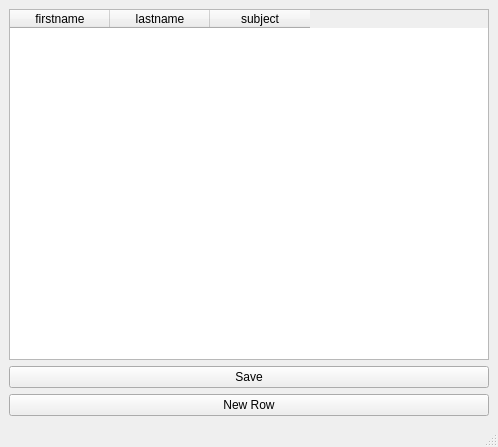
<?xml version="1.0" encoding="UTF-8"?>
<ui version="4.0">
 <class>MainWindow</class>
 <widget class="QMainWindow" name="MainWindow">
  <property name="geometry">
   <rect>
    <x>0</x>
    <y>0</y>
    <width>498</width>
    <height>447</height>
   </rect>
  </property>
  <property name="windowTitle">
   <string>MainWindow</string>
  </property>
  <widget class="QWidget" name="centralwidget">
   <layout class="QGridLayout" name="gridLayout">
    <item row="2" column="1">
     <widget class="QPushButton" name="saveButton">
      <property name="text">
       <string>Save</string>
      </property>
     </widget>
    </item>
    <item row="0" column="1">
     <widget class="QTableWidget" name="table">
      <column>
       <property name="text">
        <string>firstname</string>
       </property>
      </column>
      <column>
       <property name="text">
        <string>lastname</string>
       </property>
      </column>
      <column>
       <property name="text">
        <string>subject</string>
       </property>
      </column>
     </widget>
    </item>
    <item row="3" column="1">
     <widget class="QPushButton" name="addButton">
      <property name="text">
       <string>New Row</string>
      </property>
     </widget>
    </item>
   </layout>
  </widget>
  <widget class="QMenuBar" name="menubar">
   <property name="geometry">
    <rect>
     <x>0</x>
     <y>0</y>
     <width>498</width>
     <height>26</height>
    </rect>
   </property>
  </widget>
  <widget class="QStatusBar" name="statusbar"/>
 </widget>
 <resources/>
 <connections/>
</ui>
